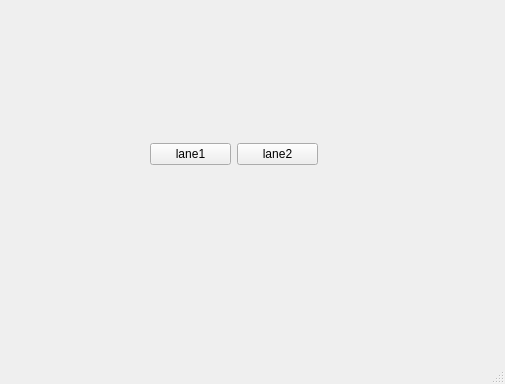
<?xml version="1.0" encoding="UTF-8"?>
<ui version="4.0">
 <class>MainWindow</class>
 <widget class="QMainWindow" name="MainWindow">
  <property name="geometry">
   <rect>
    <x>0</x>
    <y>0</y>
    <width>505</width>
    <height>384</height>
   </rect>
  </property>
  <property name="windowTitle">
   <string>MainWindow</string>
  </property>
  <widget class="QWidget" name="centralwidget">
   <widget class="QWidget" name="">
    <property name="geometry">
     <rect>
      <x>150</x>
      <y>140</y>
      <width>168</width>
      <height>28</height>
     </rect>
    </property>
    <layout class="QHBoxLayout" name="horizontalLayout">
     <item>
      <widget class="QPushButton" name="pushButton">
       <property name="text">
        <string>lane1</string>
       </property>
      </widget>
     </item>
     <item>
      <widget class="QPushButton" name="pushButton_2">
       <property name="text">
        <string>lane2</string>
       </property>
      </widget>
     </item>
    </layout>
   </widget>
  </widget>
  <widget class="QMenuBar" name="menubar">
   <property name="geometry">
    <rect>
     <x>0</x>
     <y>0</y>
     <width>505</width>
     <height>23</height>
    </rect>
   </property>
  </widget>
  <widget class="QStatusBar" name="statusbar"/>
 </widget>
 <resources/>
 <connections/>
</ui>
